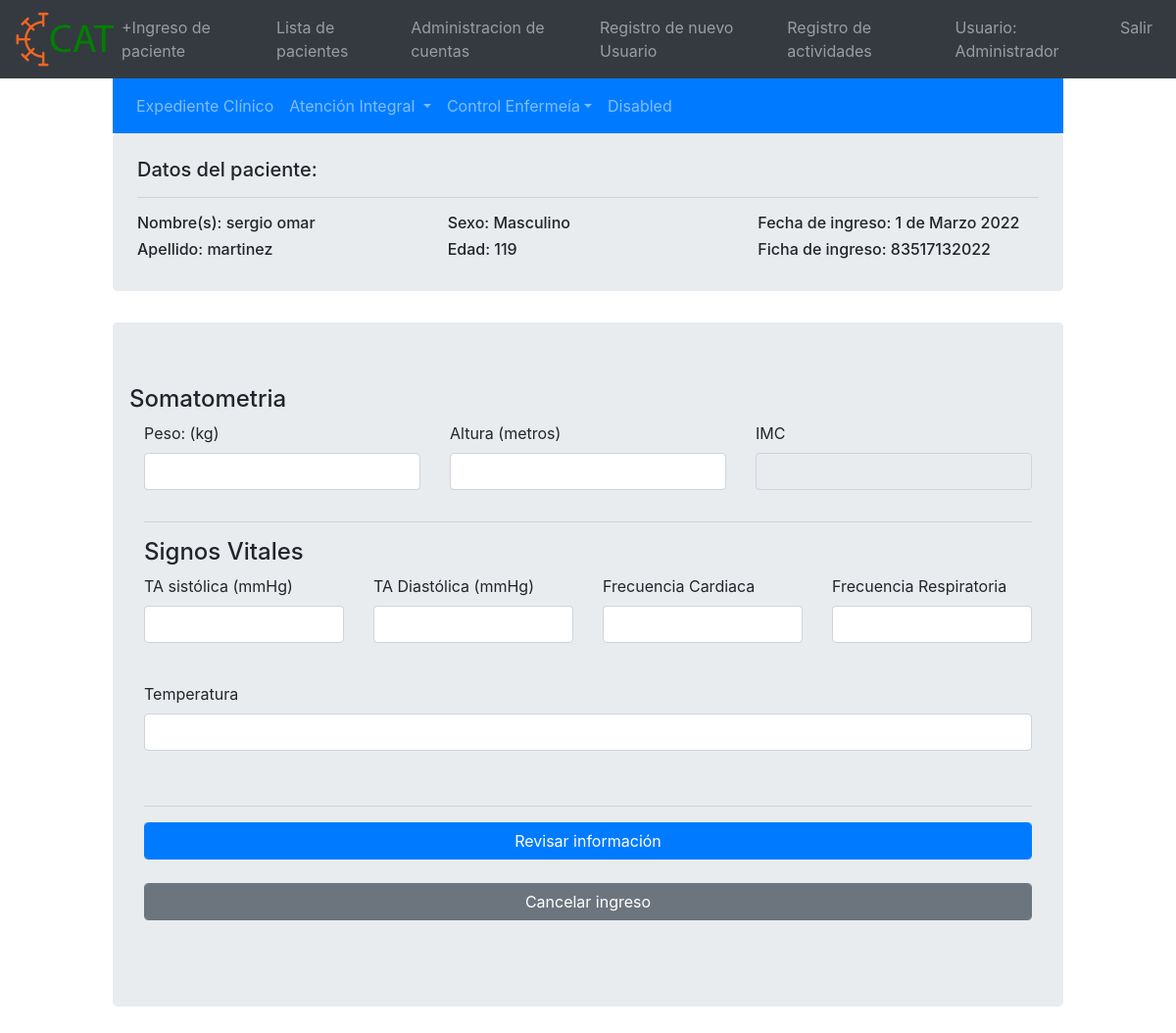
/somatometria?enter_id=83517132022 (signed in), run on the app's committed database.
### main.py (models this page shows)
class User(db.Model, UserMixin):
    id = db.Column(db.Integer, primary_key=True)
    username = db.Column(db.String(20),nullable=False,unique=True)
    user_names = db.Column(db.String(20),nullable=False,unique=False)
    user_first_lastname=db.Column(db.String(20),nullable=False,unique=False)
    user_second_lastname=db.Column(db.String(20),nullable=True,unique=False)
    password = db.Column(db.String(80),nullable=False)
    set_new_password = db.Column(db.Boolean(),nullable=False)
    user_type = db.Column(db.String(20),nullable=False)
    user_cedula = db.Column(db.String(20),nullable=True)
    active_user = db.Column(db.Boolean(),nullable=False)
    created_by = db.Column(db.String(80),nullable=False)
    register_date = db.Column(db.DateTime, default=datetime.datetime.utcnow)

class Patient(db.Model, UserMixin):
    ct = datetime.datetime.now()
    id = db.Column(db.Integer, primary_key=True)
    enter_id = db.Column(db.Integer,nullable=False,unique=True)
    enter_date = db.Column(db.DateTime, default = datetime.datetime.utcnow)
    informacion_introducida_por = db.Column(db.String(20),nullable=False,unique=False)
    names = db.Column(db.String(20),nullable=False,unique=False)
    first_lastname = db.Column(db.String(30),nullable=False,unique=False)
    second_lastname = db.Column(db.String(30),nullable=False,unique=False)
    dia_nacimiento = db.Column(db.String(3),nullable=False)
    mes_nacimiento = db.Column(db.String(3),nullable=False)
    ano_nacimiento = db.Column(db.String(5),nullable=False)
    address_street = db.Column(db.String(30),nullable=False)
    address_number = db.Column(db.String(30),nullable=False)
    address_cp = db.Column(db.String(30),nullable=False)
    address_colonia = db.Column(db.String(40),nullable=False)
    address_municipio = db.Column(db.String(40),nullable=False)
    address_estado = db.Column(db.String(40),nullable=False)
    address_pais = db.Column(db.String(40),nullable=False)
    gender = db.Column(db.String(20),nullable=False)
    prueba_covid = db.Column(db.String(20),nullable=False)
    saturacion = db.Column(db.String(5),nullable=False)
    padecimientos = db.Column(db.String(250),nullable=False)
    alergias = db.Column(db.String(40))
    persona_responsable_nombre = db.Column(db.String(50),nullable=False)
    persona_responsable_parentesco = db.Column(db.String(30),nullable=False)
    persona_responsable_tel = db.Column(db.String(15))
    persona_informante_nombre = db.Column(db.String(50),nullable=False)
    persona_informante_parentesco = db.Column(db.String(30),nullable=False)
    persona_informante_tel = db.Column(db.String(15))
    ant_heredo_familiares = db.Column(db.Boolean(),default = False)
    ant_personales_no_pat = db.Column(db.Boolean(),default = False)
    ant_personales_pat = db.Column(db.Boolean(), default = False)
    ant_pediatricos = db.Column(db.Boolean(), default = False)
    ant_gineco = db.Column(db.String(), default = False)
    somatometria = db.Column(db.Boolean(), default = False)

### main.py (the view, shortened to what this page needs)
@app.route('/somatometria',methods=['GET','POST'])
@login_required
def somatometria():
    if request.method == "GET":
        data = request.args
        enter_id = data.get("enter_id")
        patient = Patient.query.filter_by(enter_id=enter_id).first()
        age = get_age(int(patient.dia_nacimiento),int(patient.mes_nacimiento),int(patient.ano_nacimiento))
        enter_date = patient.enter_date
        enter_date = f"{enter_date.day} de {format_spanish_month(enter_date.month)} {enter_date.year} "
        return render_template("somatometria.html", names=patient.names,enter_id=patient.enter_id,first_lastname=patient.first_lastname,gender=patient.gender,age=age,enter_date=enter_date,patient=patient,format_spanish_month=format_spanish_month)

### main.py (called while the page is built)
@login_manager.user_loader
def load_user(user_id):
    return User.query.get(int(user_id))

def get_age(day,month,year):
    dt = datetime.datetime.today()
    cur_day = dt.day
    cur_month = dt.month
    cur_year = dt.year
    age = cur_year - year
    print(f"day={day} month={month} year={year}")
    if cur_month < month:
        age -=1
        return age
    elif(cur_month==month and cur_day<=day):
        age -= 1
        return age
    return age

def format_spanish_month(month):
    month = int(month)
    if month == 1:
        return "Enero"
    elif month == 2:
        return "Febrero"
    elif month == 3:
        return "Marzo"
    elif month == 4:
        return "Abril"
    elif month == 5:
        return "Mayo"
    elif month == 6:
        return "Junio"
    elif month == 7:
        return "Julio"
    elif month == 8:
        return "Agosto"
    elif month == 9:
        return "Septiembre"
    elif month == 10:
        return "Octubre"
    elif month == 11:
        return "Noviembre"
    else:
        return "Diciembre"

### templates/somatometria.html (shortened to what this page needs)
{%extends "base.html" %}
{%block content%}
<div class="col-1"></div>
<div class="col-10">
    {% from "patient_navbar.html" import patient_navbar with context %}
    {{patient_navbar(enter_id)}}
    {% from "patient_navbar.html" import patient_info with context %}
    {{patient_info( names,first_lastname,gender,age,enter_id,enter_date)}}
        <div class="jumbotron">
            <div class="row">
                    <h4>Somatometria</h4>
            </div>
            <form name="somatometria_form" id="somatometria_form" method="POST">
            <div class="row">
              <div class="col">
                <div class="form-group">
                  <label for="peso">Peso: (kg)</label>
                  <input class="form-control" type="number" id="peso" name="peso">
                </div>
              </div>
              <div class="col">
                <div class="form-group">
                  <label for="altura">Altura (metros)</label><br>
                  <input class="form-control" type="number" id="altura" name="altura">
                </div>
              </div>
              <div class="col">
                <div class="form-group">
                  <label for="altura">IMC</label><br>
                  <input class="form-control" type="number" readonly="true" name="imc" id="imc">
                </div>
              </div>
            </div>
            <hr>
            <h4>Signos Vitales</h4>
            <div class="row">
              <div class="col">
                    <div class="form-group">
                        <label for="sistolica">TA sistólica (mmHg)</label><br>
                        <input class="form-control" type="number" id="ta_sistolica" name="ta_sistolica"><br>
                    </div>
                </div>
                <div class="col">
                    <div class="form-group">
                        <label for="diastolica">TA Diastólica (mmHg)</label><br>
                        <input class="form-control" type="number" id="ta_diastolica" name="ta_diastolica"><br>
                    </div>
                </div>
                <div class="col">
                    <div class="form-group">
                        <label for="cardiaca">Frecuencia Cardiaca</label><br>
                        <input class="form-control" type="number" id="frecuencia_cardiaca" name="frecuencia_cardiaca"><br>
                    </div>
                </div>
                <div class="col">
                    <div class="form-group">
                        <label for="respiratoria">Frecuencia Respiratoria</label><br>
                        <input class="form-control" type="number" id="frecuencia_respiratoria" name="frecuencia_respiratoria"><br>
                    </div>
                </div>
            </div>
            <div class="row">
                <div class="col">
                    <div class="form-group">
                        <label for="temperatura">Temperatura</label><br>
                        <input class="form-control" type="number" id="temperatura" name="temperatura"><br>
                    </div>
                </div>
            </div>
            <hr>
            <button onclick="fill_modal()" type="button" class="btn btn-primary form-control" data-toggle="modal" data-target="#somatometria-modal">Revisar información</button>
            <br>
            <br>
            <button type="submit" class="btn btn-secondary form-control">Cancelar ingreso</button>
        </form>
        <br>
    </div>
</div>
<div class="col-1"></div>
{%endblock%}

### templates/base.html (shortened to what this page needs)
<!DOCTYPE html>
<html lang='es'>
    <head>
        <link rel="stylesheet" href="static/css/bootstrap.min.css">
        <link rel="stylesheet" href="static/css/master.css">
    </head>
    <body>
<nav class="navbar navbar-expand-lg navbar-dark bg-dark">
    <a href="dashboard">
    <img class="logo" src="static/images/cat.png">
    <a>
  <div class="collapse navbar-collapse" id="navbarNavDropdown">
    <ul class="navbar-nav">
      <li class="nav-item">
        <a class="nav-link" href="ingreso_paciente">+Ingreso de paciente</a>
      </li>
      <li class="nav-item">
        <a class="nav-link" href="patients">Lista de pacientes</a>
      </li>
    </ul>
    <ul class="navbar-nav ml-auto">
    <li class="nav-item">
      {% if current_user.type == "Personal administrativo" or current_user.username == "Administrador" %}
      <li class="nav-item">
          <a class="nav-link" href="manage_accounts">Administracion de cuentas</a>
      </li>
      <li class="nav-item">
          <a class="nav-link" href="register">Registro de nuevo Usuario</a>
      </li>
      <li class="nav-item">
          <a class="nav-link" href="log">Registro de actividades</a>
      </li>
      {%endif%}
      {%if current_user.is_authenticated%}
      <li class="nav-item">
          <a class="nav-link">Usuario: {{ current_user.username }}</a>
      </li>
     <li class="nav-item">
          <a class="nav-link" href="logout" >Salir</a>
      </li>
      {% else %}
      <li class="nav-item">
          <a class="nav-link" href="login">Login</a>
      </li>
      {% endif %}
      </ul>
  </div>
</nav>
<div class="container-fluid">
   <div class="row">
    {% block content%}{%endblock%}
    </div>
</div>
</body>
<html>

### templates/patient_navbar.html (shortened to what this page needs)
{% macro patient_navbar(enter_id) %}
<nav class="navbar navbar-expand-lg navbar-dark bg-primary">
  <div class="collapse navbar-collapse" id="navbarSupportedContent">
    <ul class="navbar-nav mr-auto">
        <li class="nav-item">
          <a class="nav-link" role="button" href="patient_dashboard?enter_id={{patient.enter_id}}" aria-haspopup="true" aria-expanded="false">Expediente Clínico</a>
      </li>
      <li class="nav-item dropdown">
        <a class="nav-link dropdown-toggle" href="#" id="navbarDropdown" role="button" data-toggle="dropdown" aria-haspopup="true" aria-expanded="false">
         Atención Integral
        </a>
      </li>
        <li class="nav-link dropdown">
            <a class="dropdown-toggle" type="button" id="dropdownMenu2" data-toggle="dropdown" aria-haspopup="true" aria-expanded="false">Control Enfermeía</a>
        </li>
        <li class="nav-item">
        <a class="nav-link dropdown" href="#">Disabled</a>
      </li>
    </ul>
 </div>
 </nav>
<link rel="stylesheet" href="static/css/master.css">
{%endmacro%}
{% macro patient_info(names,first_lastname,gender,age,enter_id,enter_date)%}
<div class="jumbotron" style="padding: 25px;">
    <h5> Datos del paciente:</h5>
    <hr>
    <div class="row">
        <div class="col">
            <h6> Nombre(s): {{names}}</h6>
            <h6> Apellido: {{first_lastname}}</h6>
        </div>
        <div class="col">
            <h6>Sexo: {{gender}}</h6>
            <h6>Edad: {{age}}</h6>
        </div>
        <div class="col">
            <h6>Fecha de ingreso: {{enter_date}}</h6>
            <h6>Ficha de ingreso: {{enter_id}}</h6>
        </div>
    </div>
</div>
{% endmacro%}

### data on the page
User: username "Administrador"
Patient: names "sergio omar", first_lastname "martinez", gender "Masculino", enter "83517132022"

### other printed values
{{ age }} "119"
{{ enter_date }} "1 de Marzo 2022"
